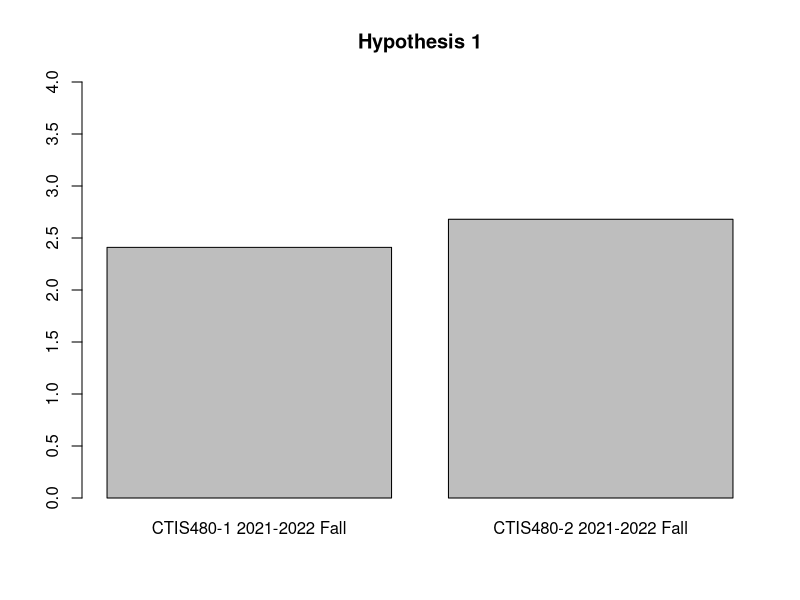

The R script that drew this image:
data <- data.frame(
  c("CTIS480-1 2021-2022 Fall","CTIS480-2 2021-2022 Fall"),
  c(2.41, 2.68)
)

colnames(data) <- c("Course and Section", "Section GPA")

barplot(data$`Section GPA`,
        main = "Hypothesis 1",
        names.arg = data$`Course and Section`,
        ylim = c(0, 4),
        width = 0.5,
        yaxt = "n")

axis(side = 2, at = pretty(range(0, 4), n= 8))

